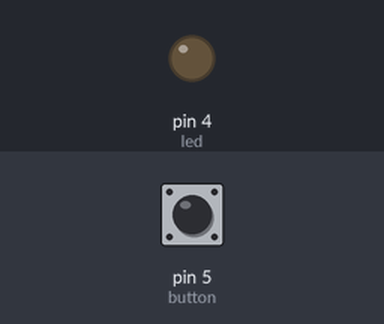
A sketch run on a simulated Arduino Uno, built with avr-gcc and run on an emulated ATmega328P. Parts: output pins drawn as LEDs (lit = HIGH). The test bench sets the inputs (shaded band); at power-on: pin 5 (button) LOW.

Above: at 1.2 s.
1.3 s: pin 5 (button) pulled HIGH for 0.15 s
At 1.37 s:
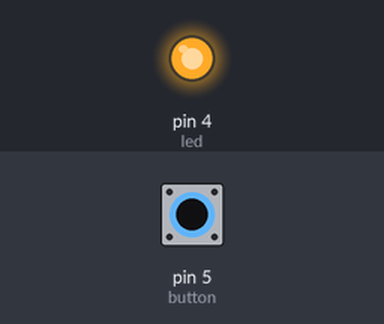
2.9 s: pin 5 (button) pulled HIGH for 3.2 s
At 6.6 s:
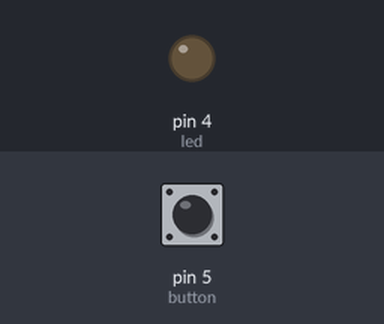
Timing chart, 0 to 8.1 s (numbered marks = the images above; inputs shaded):
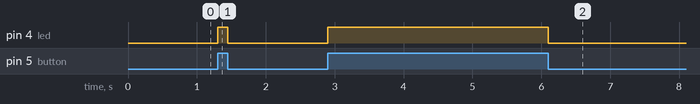

Measured:
- after the input at 1.3 s, pin 4 (led): LOW → HIGH at once, → LOW 0.15 s later
- after the input at 2.9 s, pin 4 (led): LOW → HIGH at once, → LOW 3.2 s later

The sketch:

Deneme3-Button.ino
```cpp
int led=4;
int button=5;
int bstatus;

void setup() {
  // put your setup code here, to run once:
  pinMode(led,OUTPUT);
  pinMode(button,INPUT);

}

void loop() {
  // put your main code here, to run repeatedly:
  bstatus=digitalRead(button);
  if(bstatus == 1){
    digitalWrite(led,HIGH);
  }
  else{
    digitalWrite(led,LOW);
  }
}
```
